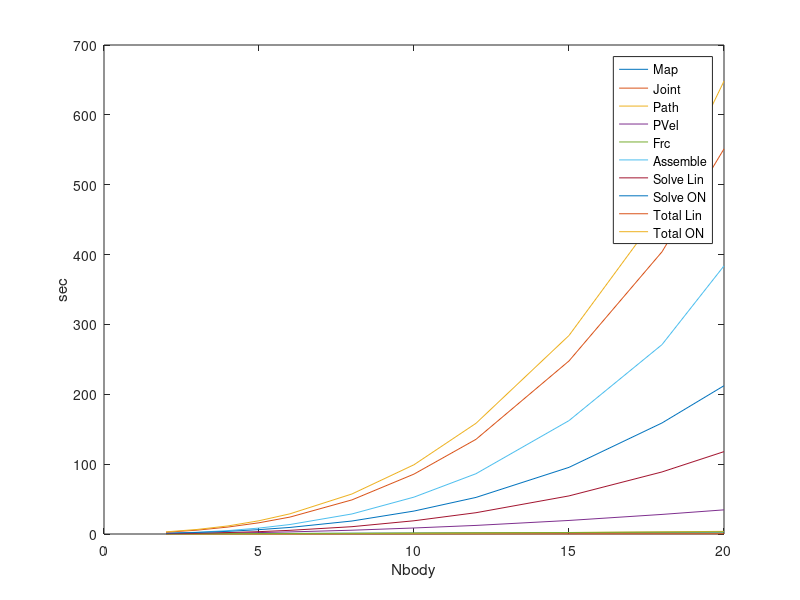

This figure's MATLAB source:
N = [2 3 4 5 6 8 10 12 15 18 20]';
TotalTime = [2.492685 5.487195  9.951224 16.069603 24.228940 48.861146 85.764714 135.526627 247.742449 403.974051 551.329372;
             3.088115 6.492054 11.571119 18.969942 28.914499 57.336076 99.153475 158.468915 284.173055 465.178355 648.293924]';


% MapTime is O(N)
MapTime = [0.181521 0.320611 0.459893 0.595509 0.740181 1.019693 1.303493 1.580761 2.021304 2.449429 2.739917]'; 

% JointTime is O(N)
JointTime = [0.032221 0.052373 0.072851 0.091316 0.109799 0.144716 0.184371 0.217706 0.274547 0.343620 0.371095]';

% PathTime is O(N^2)
PathTime = [0.057511 0.110805 0.183720 0.268465 0.373494 0.631150 0.967982 1.381560 2.133422 3.078057 3.799328]';

% PVelTime is O(N^2)
PVelTime = [0.250514 0.687547 1.282415 2.048867 3.002350 5.423500 8.627139 12.293797 19.398736 28.030162 34.558775]';

% FrcTrqTime is O(N)
FrcTrqTime = [0.198452 0.342986 0.487231 0.644755 0.788679 1.096791 1.418359 1.702707 2.152556 2.615821 2.921369]';

% AssembleTime is O(N^3)
AssembleTime = [1.040936 2.521594 4.891137 8.477410 13.579623 28.713422 52.809461 86.322902 162.319426 271.102667 383.863961]';

% SolveTime is O(N^3) for both methods
SolveTime = [0.591568 1.197826 2.066519 3.376483 5.261490 10.490734 18.946876 30.494194 54.541779 88.840695 117.905310;
             1.179915 2.196799 3.796827 6.253161 9.408411 18.600676 32.849197 52.370629 95.404320 158.956735 212.285895]';

figure(1)
plot(N,[MapTime JointTime PathTime PVelTime FrcTrqTime AssembleTime SolveTime TotalTime])
legend('Map','Joint','Path','PVel','Frc','Assemble','Solve Lin','Solve ON','Total Lin','Total ON')
xlabel('Nbody')
ylabel('sec')
